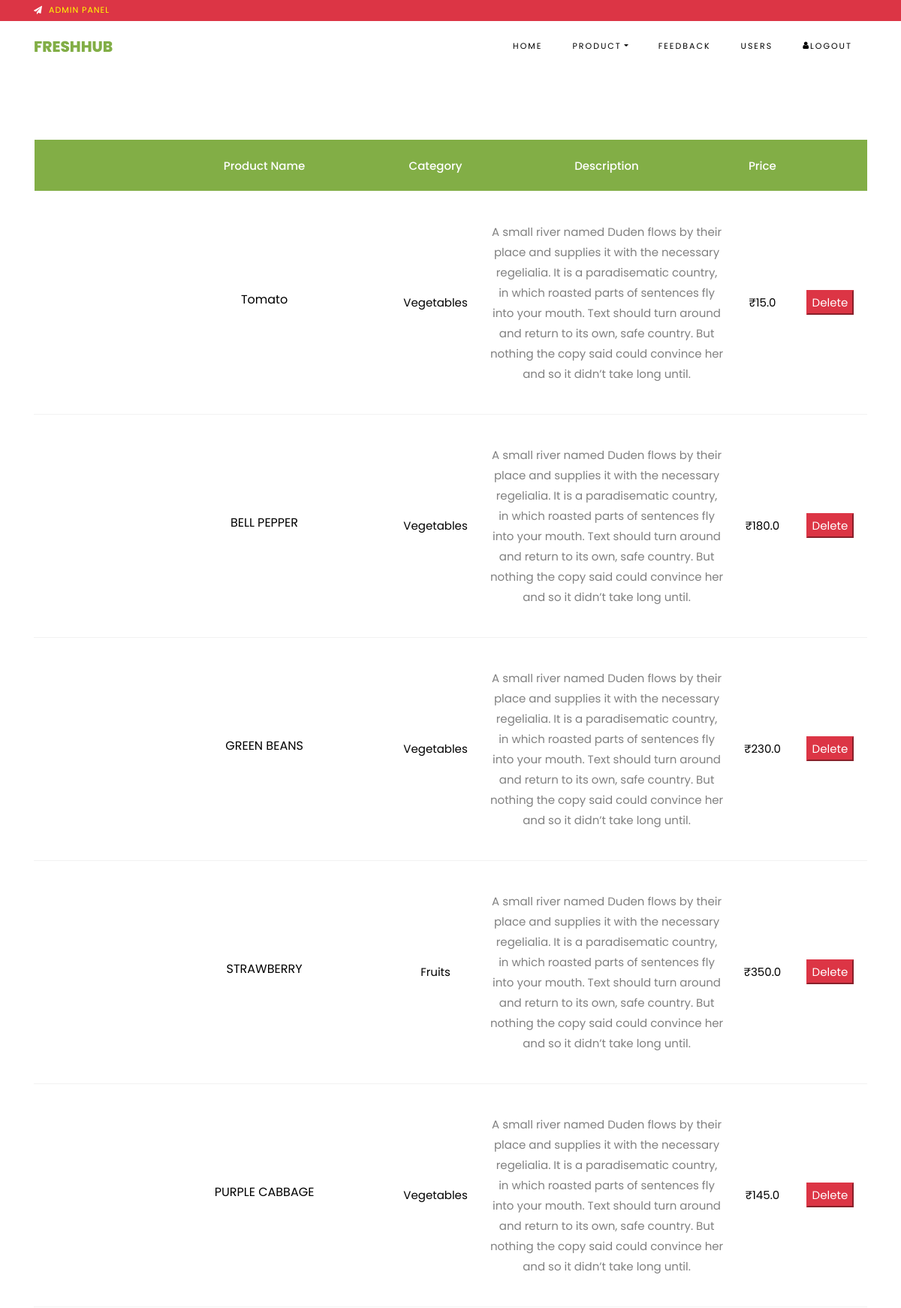
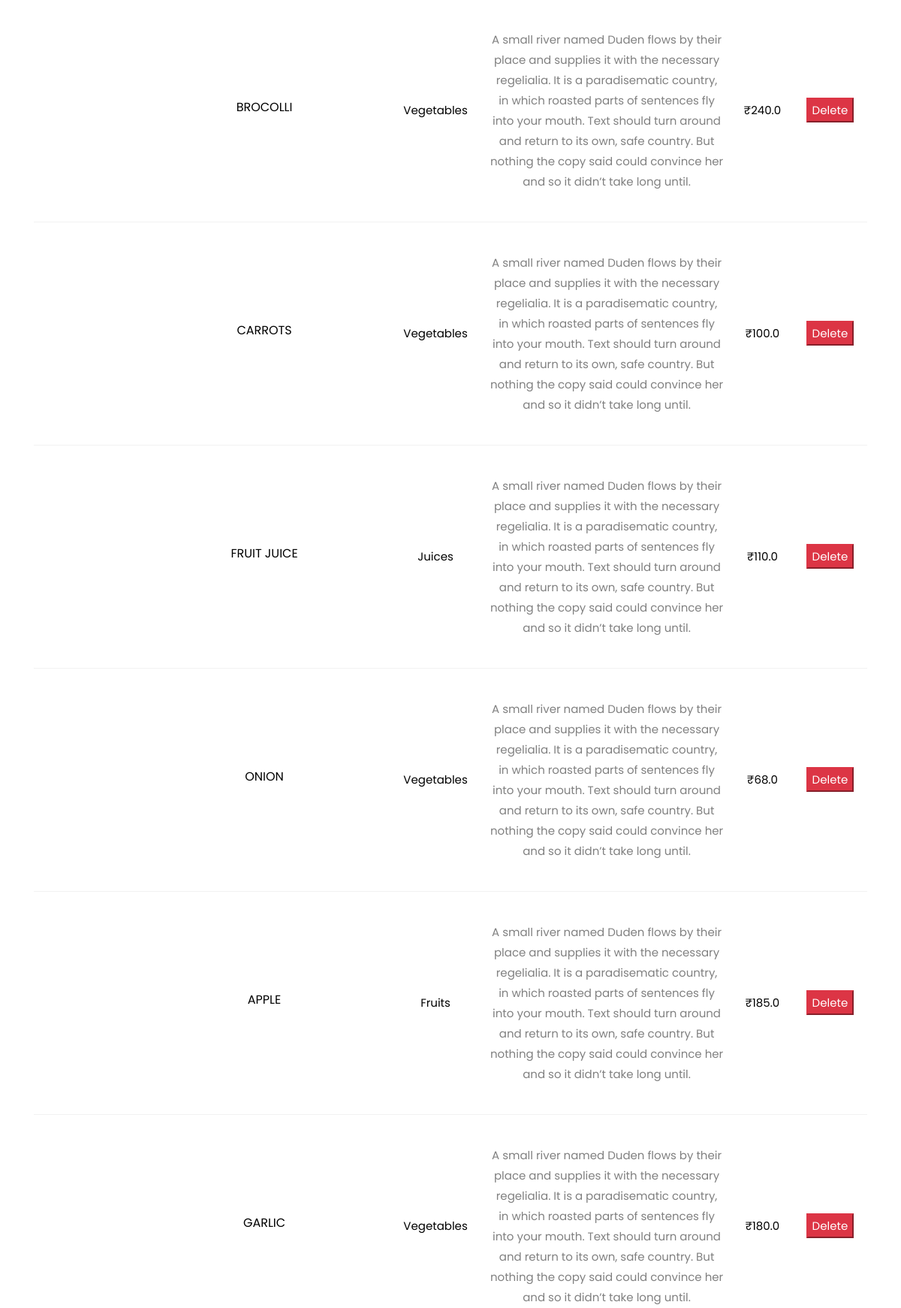
The app's page /all_products (upper part) with its own data (2 pictures, top to bottom).
### onlinefoods/models.py (models this page shows)
class product(models.Model):
    pname = models.CharField(max_length=100)
    category = models.CharField(max_length=100)
    pimage = models.ImageField(null=True)
    price = models.FloatField()
    desc = models.TextField()
    rating = models.IntegerField(default=0)

### onlinefoods/views.py (the view)
# urls.py: path('all_products', views.all_products, name='all_products'),
def all_products(request):
    us = product.objects.all()
    return render(request, 'all_products.html', {'pro':us})

### templates/all_products.html (shortened to what this page needs)
<!DOCTYPE html>
{% extends 'base.html' %}
{% load static %}
{% block content %}
  </head>
  <body class="goto-here">
		<div class="py-1 bg-danger">
    	<div class="container">
    		<div class="row no-gutters d-flex align-items-start align-items-center px-md-0">
	    		<div class="col-lg-12 d-block">
		    		<div class="row d-flex">
					    <div class="col-md pr-4 d-flex topper align-items-center">
					    	<div class="icon mr-2 d-flex justify-content-center align-items-center"><span class="icon-paper-plane"></span></div>
						    <span class="text" style="color:yellow;">ADMIN PANEL</span>
					    </div>
				    </div>
			    </div>
		    </div>
		  </div>
    </div>
    <nav class="navbar navbar-expand-lg navbar-dark ftco_navbar bg-dark ftco-navbar-light" id="ftco-navbar">
	    <div class="container">
	      <a class="navbar-brand" href="admins">FreshHub</a>
	      <div class="collapse navbar-collapse" id="ftco-nav">
	        <ul class="navbar-nav ml-auto">
	          <li class="nav-item active"><a href="admins" class="nav-link">Home</a></li>
	          <li class="nav-item dropdown">
              <a class="nav-link dropdown-toggle" href="add_product" id="dropdown04" data-toggle="dropdown" aria-haspopup="true" aria-expanded="false">Product</a>
            </li>
	          <li class="nav-item"><a href="feedback" class="nav-link">Feedback</a></li>
	          <li class="nav-item"><a href="admin_users" class="nav-link">Users</a></li>
	          <li class="nav-item cta cta-colored"><a href="admin_logout" class="nav-link"><span class="icon-user"></span>Logout</a></li>
	        </ul>
	      </div>
	    </div>
	  </nav>
    <section class="ftco-section ftco-cart">
			<div class="container">
				<div class="row">
    			<div class="col-md-12 ftco-animate">
    				<div class="cart-list">
	    				<table class="table">
						    <thead class="thead-primary">
						      <tr class="text-center">
						        <th>&nbsp;</th>
						        <th>Product Name</th>
						        <th>Category</th>
						        <th>Description</th>
						        <th>Price</th>
						        <th>&nbsp;</th>
						      </tr>
						    </thead>
						    <tbody>
                            {% if pro %}
                            {% for i in pro %}
						      <tr class="text-center">
						        <td class="image-prod"><div class="img" style="background-image:url({{i.pimage.url}});"></div></td>
						        <td class="product-name"><h3>{{i.pname}}</h3></td>
                                <td class="price">{{i.category}}</td>
						        <td class="product-name"> {{i.desc}}</td>
								  <td class="price">₹{{i.price}}</td>
                                <td><form action="delete_product" method="post">{% csrf_token %}
									<input type="submit" class="btn-danger" value="Delete">
								</form> </td>
						      </tr>
							{% endfor %}
							{% endif %}
						    </tbody>
						  </table>
					  </div>
    			</div>
    		</div>
			</div>
		</section>
    {% endblock %}

### static/css/icomoon.css (style rules this page uses)
[class^="icon-"], [class*=" icon-"] { font-family: 'icomoon' !important; speak: none; font-style: normal; font-weight: normal; font-variant: normal; text-transform: none; line-height: 1; -webkit-font-smoothing: antialiased; -moz-osx-font-smoothing: grayscale; }
.icon-user:before { content: "\f007"; }
.icon-paper-plane:before { content: "\f1d8"; }

### records on screen
product: pname "Tomato", category "Vegetables", desc "A small river named Duden flows by their place and supplies it with the necessary regelialia. It is a paradisematic country, in which roasted parts of sentences fly into your mouth. Text should turn around and return to its own, safe country. But nothing the copy said could convince her and so it didn’t take long until.", price "15.0"
product: pname "BELL PEPPER", category "Vegetables", desc "A small river named Duden flows by their place and supplies it with the necessary regelialia. It is a paradisematic country, in which roasted parts of sentences fly into your mouth. Text should turn around and return to its own, safe country. But nothing the copy said could convince her and so it didn’t take long until.", price "180.0"
product: pname "GREEN BEANS", category "Vegetables", desc "A small river named Duden flows by their place and supplies it with the necessary regelialia. It is a paradisematic country, in which roasted parts of sentences fly into your mouth. Text should turn around and return to its own, safe country. But nothing the copy said could convince her and so it didn’t take long until.", price "230.0"
product: pname "STRAWBERRY", category "Fruits", desc "A small river named Duden flows by their place and supplies it with the necessary regelialia. It is a paradisematic country, in which roasted parts of sentences fly into your mouth. Text should turn around and return to its own, safe country. But nothing the copy said could convince her and so it didn’t take long until.", price "350.0"
product: pname "PURPLE CABBAGE", category "Vegetables", desc "A small river named Duden flows by their place and supplies it with the necessary regelialia. It is a paradisematic country, in which roasted parts of sentences fly into your mouth. Text should turn around and return to its own, safe country. But nothing the copy said could convince her and so it didn’t take long until.", price "145.0"
product: pname "BROCOLLI", category "Vegetables", desc "A small river named Duden flows by their place and supplies it with the necessary regelialia. It is a paradisematic country, in which roasted parts of sentences fly into your mouth. Text should turn around and return to its own, safe country. But nothing the copy said could convince her and so it didn’t take long until.", price "240.0"
product: pname "CARROTS", category "Vegetables", desc "A small river named Duden flows by their place and supplies it with the necessary regelialia. It is a paradisematic country, in which roasted parts of sentences fly into your mouth. Text should turn around and return to its own, safe country. But nothing the copy said could convince her and so it didn’t take long until.", price "100.0"
product: pname "FRUIT JUICE", category "Juices", desc "A small river named Duden flows by their place and supplies it with the necessary regelialia. It is a paradisematic country, in which roasted parts of sentences fly into your mouth. Text should turn around and return to its own, safe country. But nothing the copy said could convince her and so it didn’t take long until.", price "110.0"
product: pname "ONION", category "Vegetables", desc "A small river named Duden flows by their place and supplies it with the necessary regelialia. It is a paradisematic country, in which roasted parts of sentences fly into your mouth. Text should turn around and return to its own, safe country. But nothing the copy said could convince her and so it didn’t take long until.", price "68.0"
product: pname "APPLE", category "Fruits", desc "A small river named Duden flows by their place and supplies it with the necessary regelialia. It is a paradisematic country, in which roasted parts of sentences fly into your mouth. Text should turn around and return to its own, safe country. But nothing the copy said could convince her and so it didn’t take long until.", price "185.0"
product: pname "GARLIC", category "Vegetables", desc "A small river named Duden flows by their place and supplies it with the necessary regelialia. It is a paradisematic country, in which roasted parts of sentences fly into your mouth. Text should turn around and return to its own, safe country. But nothing the copy said could convince her and so it didn’t take long until.", price "180.0"
